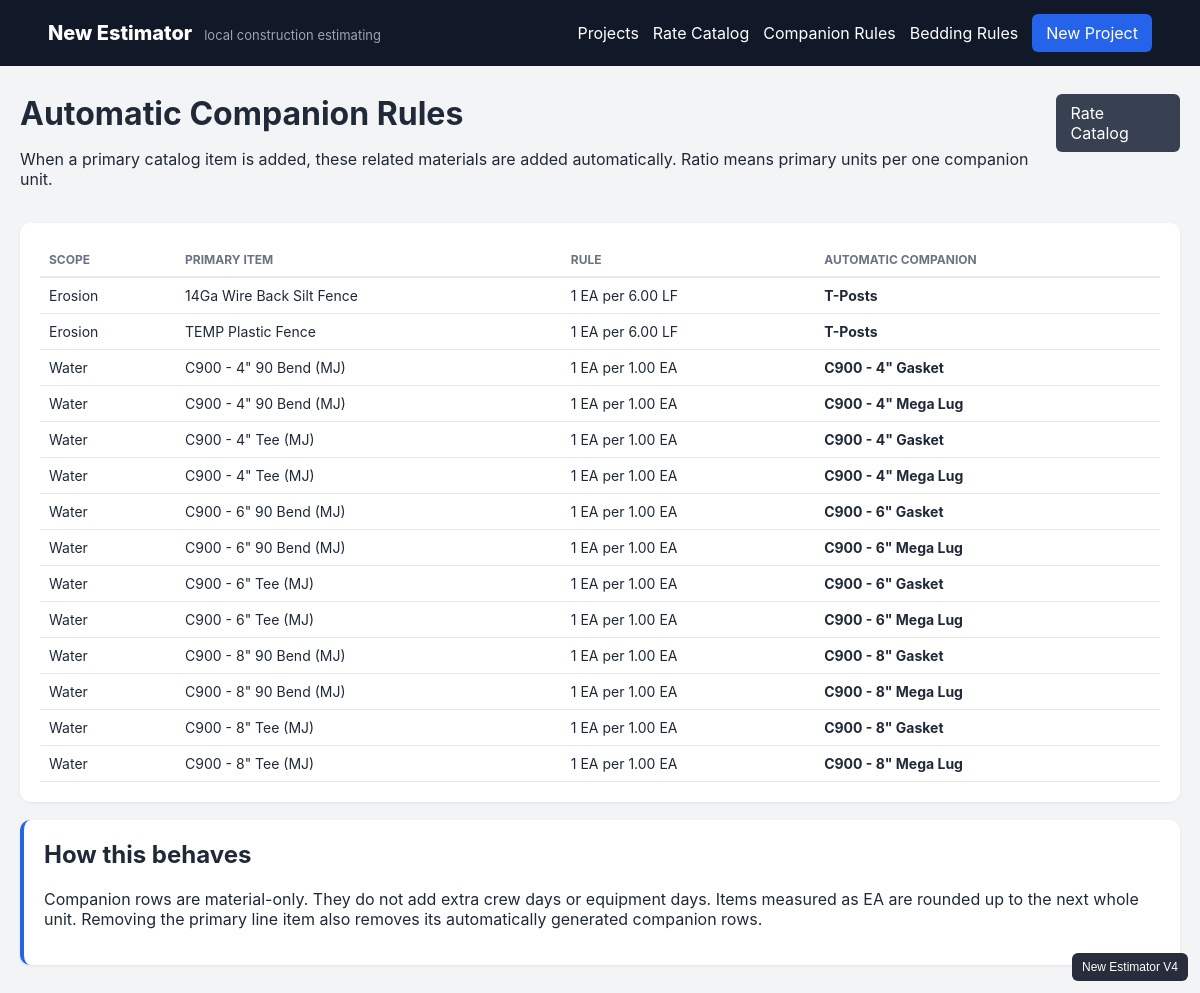
Screenshot of /companions with the database file from the repository.
### tables this page shows
CREATE TABLE material_rates (
    id INTEGER PRIMARY KEY AUTOINCREMENT,
    scope TEXT NOT NULL,
    name TEXT NOT NULL,
    unit TEXT NOT NULL,
    unit_cost REAL NOT NULL DEFAULT 0,
    production_rate REAL,
    companion_material_id INTEGER,
    companion_ratio REAL,
    is_mobilization INTEGER NOT NULL DEFAULT 0,
    pipe_type TEXT,
    is_depth_priced INTEGER NOT NULL DEFAULT 0,
    production_rate_0_6 REAL,
    production_rate_6_8 REAL,
    production_rate_8_10 REAL,
    production_rate_10_12 REAL,
    production_rate_12_15 REAL,
    production_rate_15_18 REAL,
    production_rate_18_plus REAL,
    is_tax_exempt INTEGER NOT NULL DEFAULT 0,
    nominal_diameter_in REAL,
    is_bedding_calculated INTEGER NOT NULL DEFAULT 0,
    bedding_unit_cost_per_cy REAL,
    pipe_material_id INTEGER,
    pipe_size_id INTEGER,
    is_fitting INTEGER NOT NULL DEFAULT 0,
    pipe_fitting_id INTEGER
);

CREATE TABLE material_companions (
    id INTEGER PRIMARY KEY AUTOINCREMENT,
    material_id INTEGER NOT NULL,
    companion_material_id INTEGER NOT NULL,
    ratio REAL NOT NULL DEFAULT 1
);

### app.py (the view)
@app.route('/companions')
def companions_catalog():
    return render_template('companions.html', rows=companion_rules())

### app.py (called while the page is built)
@app.template_filter('num')
def fmt_num(v): return f'{float(v or 0):,.2f}'

### db.py (called while the page is built)
def connect():
    conn = sqlite3.connect(DB_PATH)
    conn.row_factory = sqlite3.Row
    conn.execute('PRAGMA foreign_keys = ON')
    return conn

### services.py (called while the page is built)
def companion_rules():
    with connect() as conn:
        return conn.execute(
            '''SELECT mc.id, m.scope, m.name material_name, m.unit material_unit,
                      c.name companion_name, c.unit companion_unit, mc.ratio
               FROM material_companions mc
               JOIN material_rates m ON m.id=mc.material_id
               JOIN material_rates c ON c.id=mc.companion_material_id
               ORDER BY m.scope, m.name, c.name'''
        ).fetchall()

### templates/companions.html
{% extends 'base.html' %}{% block content %}
<div class="pagehead"><div><h1>Automatic Companion Rules</h1><p>When a primary catalog item is added, these related materials are added automatically. Ratio means primary units per one companion unit.</p></div><a class="button secondary" href="{{ url_for('rates') }}">Rate Catalog</a></div>
<div class="card"><table><thead><tr><th>Scope</th><th>Primary item</th><th>Rule</th><th>Automatic companion</th></tr></thead><tbody>{% for r in rows %}<tr><td>{{ r.scope }}</td><td>{{ r.material_name }}</td><td>1 {{ r.companion_unit }} per {{ r.ratio|num }} {{ r.material_unit }}</td><td><strong>{{ r.companion_name }}</strong></td></tr>{% else %}<tr><td colspan="4" class="empty">No companion rules loaded.</td></tr>{% endfor %}</tbody></table></div>
<div class="card note-card"><h2>How this behaves</h2><p>Companion rows are material-only. They do not add extra crew days or equipment days. Items measured as EA are rounded up to the next whole unit. Removing the primary line item also removes its automatically generated companion rows.</p></div>
{% endblock %}

### static/css/app.css (style rules this page uses)
:root { font-family:Inter,Segoe UI,Arial,sans-serif;color:#1f2937;background:#f3f4f6 }
* { box-sizing:border-box }
body { margin:0 }
h1 { margin:0 0 8px }
h2 { margin-top:0 }
.pagehead,.sectionhead { display:flex;justify-content:space-between;align-items:flex-start;margin-bottom:18px }
.card { background:white;border-radius:10px;padding:20px;margin:18px 0;box-shadow:0 1px 3px #0001;overflow:auto }
.button,button { background:#2563eb;color:white;border:0;border-radius:6px;padding:9px 14px;text-decoration:none;cursor:pointer }
.secondary { background:#374151 }
table { width:100%;border-collapse:collapse;font-size:14px }
th { text-align:left;color:#6b7280;font-size:12px;text-transform:uppercase;border-bottom:2px solid #e5e7eb;padding:9px }
td { border-bottom:1px solid #e5e7eb;padding:9px;vertical-align:top }
.note-card { border-left:4px solid #2563eb }

### rows the page displays
material_rates: scope "Erosion", material_name "14Ga Wire Back Silt Fence", companion_unit "EA", ratio|num "6.00", material_unit "LF", companion_name "T-Posts"
material_rates: scope "Erosion", material_name "TEMP Plastic Fence", companion_unit "EA", ratio|num "6.00", material_unit "LF", companion_name "T-Posts"
material_rates: scope "Water", material_name "C900 - 4\" 90 Bend (MJ)", companion_unit "EA", ratio|num "1.00", material_unit "EA", companion_name "C900 - 4\" Gasket", companion_name "C900 - 4\" Mega Lug"
material_rates: scope "Water", material_name "C900 - 4\" Tee (MJ)", companion_unit "EA", ratio|num "1.00", material_unit "EA", companion_name "C900 - 4\" Gasket", companion_name "C900 - 4\" Mega Lug"
material_rates: scope "Water", material_name "C900 - 6\" 90 Bend (MJ)", companion_unit "EA", ratio|num "1.00", material_unit "EA", companion_name "C900 - 6\" Gasket", companion_name "C900 - 6\" Mega Lug"
material_rates: scope "Water", material_name "C900 - 6\" Tee (MJ)", companion_unit "EA", ratio|num "1.00", material_unit "EA", companion_name "C900 - 6\" Gasket", companion_name "C900 - 6\" Mega Lug"
material_rates: scope "Water", material_name "C900 - 8\" 90 Bend (MJ)", companion_unit "EA", ratio|num "1.00", material_unit "EA", companion_name "C900 - 8\" Gasket", companion_name "C900 - 8\" Mega Lug"
material_rates: scope "Water", material_name "C900 - 8\" Tee (MJ)", companion_unit "EA", ratio|num "1.00", material_unit "EA", companion_name "C900 - 8\" Gasket", companion_name "C900 - 8\" Mega Lug"
